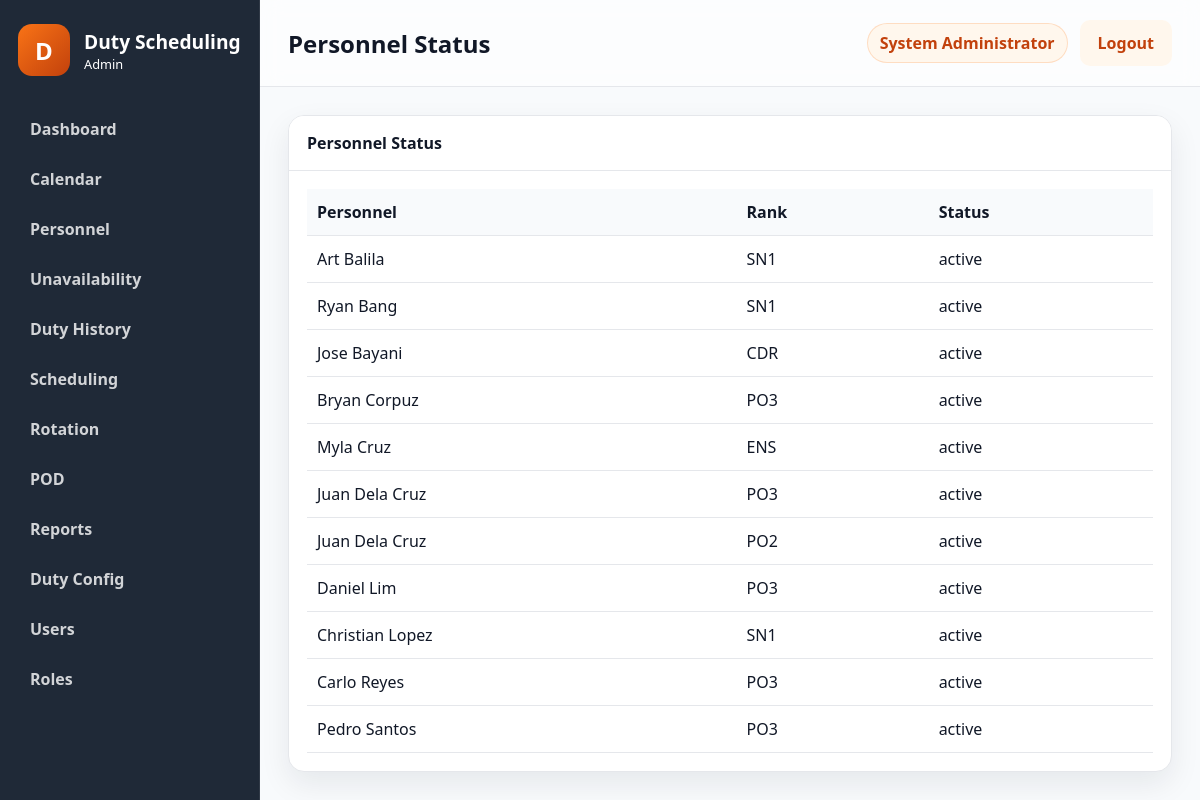
/public/?route=reports/personnel-status (signed in), run on the app's committed database.
### tables this page shows
CREATE TABLE users (
    id INT NOT NULL AUTO_INCREMENT,
    username VARCHAR(50) NOT NULL,
    password_hash VARCHAR(255) NOT NULL,
    full_name VARCHAR(100) NOT NULL,
    email VARCHAR(100) NULL,
    role_id INT NOT NULL,
    status ENUM('active','inactive') NOT NULL DEFAULT 'active',
    failed_login_attempts INT NOT NULL DEFAULT 0,
    locked_until DATETIME NULL,
    last_login DATETIME NULL,
    created_at TIMESTAMP NOT NULL DEFAULT CURRENT_TIMESTAMP,
    updated_at TIMESTAMP NOT NULL DEFAULT CURRENT_TIMESTAMP ON UPDATE CURRENT_TIMESTAMP,
    PRIMARY KEY (id),
    UNIQUE KEY uk_users_username (username),
    KEY idx_users_role_id (role_id),
    CONSTRAINT fk_users_role_id FOREIGN KEY (role_id) REFERENCES roles (id)
        ON UPDATE CASCADE
        ON DELETE RESTRICT
);

CREATE TABLE personnel (
    id INT NOT NULL AUTO_INCREMENT,
    service_number VARCHAR(20) NOT NULL,
    first_name VARCHAR(50) NOT NULL,
    middle_name VARCHAR(50) NULL,
    last_name VARCHAR(50) NOT NULL,
    suffix VARCHAR(20) NULL,
    designation VARCHAR(100) NULL,
    unit VARCHAR(100) NULL,
    contact_number VARCHAR(30) NULL,
    email VARCHAR(100) NULL,
    status ENUM('active','inactive') NOT NULL DEFAULT 'active',
    rank_id INT NOT NULL,
    created_at TIMESTAMP NOT NULL DEFAULT CURRENT_TIMESTAMP,
    updated_at TIMESTAMP NOT NULL DEFAULT CURRENT_TIMESTAMP ON UPDATE CURRENT_TIMESTAMP,
    PRIMARY KEY (id),
    UNIQUE KEY uk_personnel_service_number (service_number),
    KEY idx_personnel_rank_id (rank_id),
    KEY idx_personnel_status (status),
    CONSTRAINT fk_personnel_rank_id FOREIGN KEY (rank_id) REFERENCES ranks (id)
        ON UPDATE CASCADE
        ON DELETE RESTRICT
);

CREATE TABLE ranks (
    id INT NOT NULL AUTO_INCREMENT,
    rank_name VARCHAR(50) NOT NULL,
    rank_abbr VARCHAR(10) NOT NULL,
    rank_order INT NOT NULL,
    is_active TINYINT(1) NOT NULL DEFAULT 1,
    created_at TIMESTAMP NOT NULL DEFAULT CURRENT_TIMESTAMP,
    updated_at TIMESTAMP NOT NULL DEFAULT CURRENT_TIMESTAMP ON UPDATE CURRENT_TIMESTAMP,
    PRIMARY KEY (id),
    UNIQUE KEY uk_ranks_rank_abbr (rank_abbr),
    KEY idx_ranks_rank_order (rank_order)
);

### controllers/ReportController.php (called while the page is built, shortened)
<?php
class ReportController
{
    public function personnelStatus(): void
    {
        $pageTitle = 'Personnel Status';
        $pdo = get_db();
        $statement = $pdo->query(
            'SELECT p.id, p.first_name, p.last_name, p.status, r.rank_abbr
             FROM personnel p
             LEFT JOIN ranks r ON r.id = p.rank_id
             ORDER BY p.status DESC, p.last_name ASC'
        );
        $records = $statement->fetchAll() ?: [];
        include APP_ROOT . '/views/layouts/layout.php';
    }
}

### core/functions.php (called while the page is built, shortened)
<?php
function normalize_permission(string $permission): string
{
    $normalized = trim(strtolower($permission));
    $normalized = str_replace(':', '.', $normalized);
    $normalized = str_replace('_', '.', $normalized);
    return $normalized;
}
function e(mixed $value): string
{
    return htmlspecialchars((string) $value, ENT_QUOTES, 'UTF-8');
}
function user_has_permission(string $permission): bool
{
    $user = current_user();
    $permissions = $user['permissions'] ?? [];
    return in_array(normalize_permission($permission), $permissions, true);
}
function dispatch_controller(string $controllerName, string $methodName): void
{
    $controller = new $controllerName();
    $controller->{$methodName}();
}

### public/index.php (called while the page is built, shortened)
<?php
$route = trim((string) ($_GET['route'] ?? ''), " /\t\n\r");
$routeResolver = resolve_route($route);
[$controllerName, $actionName] = $routeResolver;
if ($route !== 'auth/login' && $route !== 'auth/logout' && !is_logged_in()) {
    redirect(APP_PUBLIC_URL . '/?route=auth/login');
}
dispatch_controller($controllerName, $actionName);

### core/auth.php (called while the page is built, shortened)
<?php
function is_logged_in(): bool
{
    $user = current_user();
    return !empty($user);
}
function current_user(): ?array
{
    $sessionUser = $_SESSION['user'] ?? null;
    $userId = (int) ($_SESSION['user_id'] ?? 0);
    if (is_array($sessionUser) && !empty($sessionUser['id'])) {
        $user = User::findById($userId);
        $role = Role::findById((int) ($user['role_id'] ?? 0));
        $user['role_name'] = $role['role_name'] ?? ($sessionUser['role_name'] ?? '');
        $user['permissions'] = Role::getPermissionsForRoleId((int) ($user['role_id'] ?? 0));
        return $user;
    }
    $user = User::findById($userId);
    $role = Role::findById((int) ($user['role_id'] ?? 0));
    $user['role_name'] = $role['role_name'] ?? '';
    $user['permissions'] = Role::getPermissionsForRoleId((int) ($user['role_id'] ?? 0));
    return $user;
}

### models/User.php (called while the page is built, shortened)
<?php
class User
{
    public static function findById(int $id): ?array
    {
        $pdo = get_db();
        $statement = $pdo->prepare(
            'SELECT u.*, r.role_name, r.permissions AS role_permissions
             FROM users u
             LEFT JOIN roles r ON r.id = u.role_id
             WHERE u.id = :id
             LIMIT 1'
        );
        $statement->execute([':id' => $id]);
        $user = $statement->fetch();
        $user['permissions'] = Role::decodePermissions($user['role_permissions'] ?? '[]');
        return $user;
    }
}

### models/Role.php (called while the page is built, shortened)
<?php
class Role
{
    public static function findById(int $id): ?array
    {
        $pdo = get_db();
        $statement = $pdo->prepare('SELECT * FROM roles WHERE id = :id LIMIT 1');
        $statement->execute([':id' => $id]);
        $role = $statement->fetch();
        return $role ?: null;
    }
    public static function getPermissionsForRoleId(int $roleId): array
    {
        $role = self::findById($roleId);
        return self::decodePermissions($role['permissions'] ?? '[]');
    }
    public static function decodePermissions(mixed $permissions): array
    {
        $values = [];
        if (is_array($permissions)) {
            $values = array_values($permissions);
        } else {
            $decoded = json_decode((string) $permissions, true);
            if (is_array($decoded)) {
                $values = array_values($decoded);
            }
        }
        $normalized = [];
        foreach ($values as $value) {
            $normalized[] = normalize_permission((string) $value);
        }
        return array_values(array_unique($normalized));
    }
}

### views/reports/personnel-status.php (the view, shortened to what this page needs)
<?php
$records = $records ?? [];
?>
<div class="panel">
    <div class="panel-header">
        <span>Personnel Status</span>
    </div>
    <div class="panel-body">
        <table class="data-table">
            <thead>
                <tr>
                    <th>Personnel</th>
                    <th>Rank</th>
                    <th>Status</th>
                </tr>
            </thead>
            <tbody>
                <?php foreach ($records as $record): ?>
                    <tr>
                        <td><?= e(trim(($record['first_name'] ?? '') . ' ' . ($record['last_name'] ?? ''))); ?></td>
                        <td><?= e($record['rank_abbr'] ?? ''); ?></td>
                        <td><?= e($record['status'] ?? 'active'); ?></td>
                    </tr>
                <?php endforeach; ?>
            </tbody>
        </table>
    </div>
</div>

### views/layouts/layout.php (shortened to what this page needs)
<?php
$user = $user ?? current_user();
$pageTitle = $pageTitle ?? 'Dashboard';
$viewFile = $viewFile ?? APP_ROOT . '/views/dashboard/index.php';
?>
<!doctype html>
<html lang="en">
<head>
    <link rel="stylesheet" href="<?= e(APP_PUBLIC_URL . '/assets/css/app.css'); ?>">
    <link rel="stylesheet" href="<?= e(APP_PUBLIC_URL . '/assets/css/print.css'); ?>">
</head>
<body class="app-body">
    <div class="app-shell">
        <?php include APP_ROOT . '/views/layouts/sidebar.php'; ?>
        <main class="main-panel">
            <header class="topbar no-print">
                <div>
                    <h1><?= e($pageTitle); ?></h1>
                </div>
                <div class="topbar-actions">
                    <span class="user-pill"><?= e($user['full_name'] ?? 'Administrator'); ?></span>
                    <a class="btn btn-secondary" href="<?= e(APP_PUBLIC_URL . '/?route=auth/logout'); ?>">Logout</a>
                </div>
            </header>
            <section class="content-area">
                <?php include $viewFile; ?>
            </section>
        </main>
    </div>
</body>
</html>

### public/assets/css/app.css (style rules this page uses)
:root { --primary: #F97316; --primary-dark: #C2410C; --primary-light: #FFF7ED; --dark: #1F2937; --bg: #F8FAFC; --border: #E5E7EB; --text: #111827; --muted: #6B7280; --shadow: 0 12px 30px rgba(15, 23, 42, 0.08); --radius: 16px; --card-bg: #FFFFFF; --danger: #DC2626; --success: #16A34A; --warning: #F59E0B; }
* { box-sizing: border-box; }
html, body { margin: 0; min-height: 100%; font-family: "Segoe UI", Tahoma, Geneva, Verdana, sans-serif; background: var(--bg); color: var(--text); }
body { min-height: 100vh; }
.btn { display: inline-flex; align-items: center; justify-content: center; padding: 12px 18px; border: none; border-radius: 10px; text-decoration: none; cursor: pointer; font-weight: 600; transition: opacity 0.2s ease; }
.btn-secondary { background: var(--primary-light); color: var(--primary-dark); }
.app-body { background: var(--bg); }
.app-shell { display: flex; min-height: 100vh; }
.main-panel { flex: 1; display: flex; flex-direction: column; }
.topbar { display: flex; align-items: center; justify-content: space-between; padding: 20px 28px; background: rgba(255, 255, 255, 0.6); border-bottom: 1px solid var(--border); backdrop-filter: blur(10px); }
.topbar h1 { margin: 0; font-size: 1.5rem; }
.topbar-actions { display: flex; align-items: center; gap: 12px; }
.user-pill { background: var(--primary-light); color: var(--primary-dark); border: 1px solid rgba(249, 115, 22, 0.2); border-radius: 999px; padding: 8px 12px; font-weight: 600; }
.content-area { padding: 28px; }
.data-table { width: 100%; border-collapse: collapse; }
.data-table th, .data-table td { padding: 12px 10px; text-align: left; border-bottom: 1px solid var(--border); }
.data-table th { background: #f8fafc; }
.panel { background: var(--card-bg); border: 1px solid var(--border); border-radius: var(--radius); overflow: hidden; box-shadow: var(--shadow); }
.panel-header { display: flex; align-items: center; justify-content: space-between; padding: 16px 18px; border-bottom: 1px solid var(--border); background: #fff; font-weight: 700; }
.panel-body { padding: 18px; }
.no-print { print-color-adjust: exact; }

### public/assets/css/print.css (style rules this page uses)
body { background: #fff; }

### data on the page
users: full_name "System Administrator"
personnel: first_name+last_name "Art Balila", rank.rank_abbr "SN1", status "active"
personnel: first_name+last_name "Ryan Bang", rank.rank_abbr "SN1", status "active"
personnel: first_name+last_name "Jose Bayani", rank.rank_abbr "CDR", status "active"
personnel: first_name+last_name "Bryan Corpuz", rank.rank_abbr "PO3", status "active"
personnel: first_name+last_name "Myla Cruz", rank.rank_abbr "ENS", status "active"
personnel: first_name+last_name "Juan Dela Cruz", rank.rank_abbr "PO3", status "active"
personnel: first_name+last_name "Juan Dela Cruz", rank.rank_abbr "PO2", status "active"
personnel: first_name+last_name "Daniel Lim", rank.rank_abbr "PO3", status "active"
personnel: first_name+last_name "Christian Lopez", rank.rank_abbr "SN1", status "active"
personnel: first_name+last_name "Carlo Reyes", rank.rank_abbr "PO3", status "active"
personnel: first_name+last_name "Pedro Santos", rank.rank_abbr "PO3", status "active"

### other printed values
$item['label'] "Dashboard"
$item['label'] "Calendar"
$item['label'] "Personnel"
$item['label'] "Unavailability"
$item['label'] "Duty History"
$item['label'] "Scheduling"
$item['label'] "Rotation"
$item['label'] "POD"
$item['label'] "Reports"
$item['label'] "Duty Config"
$item['label'] "Users"
$item['label'] "Roles"
$pageTitle "Personnel Status"
